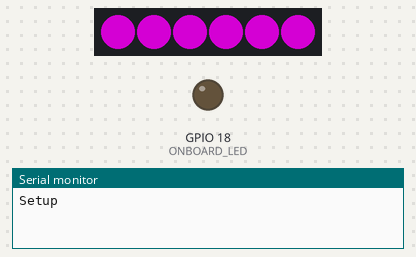
Bench run of a program on a simulated ESP32-S2. On the bench: 6 RGB LEDs in strip order, left to right, output pins drawn as LEDs (lit = HIGH), the last lines printed to the serial monitor. Dim RGB values are drawn brighter than linear; random numbers use the default seed unless the program sets one.

Above: at 0.1 s.
At 0.9 s:
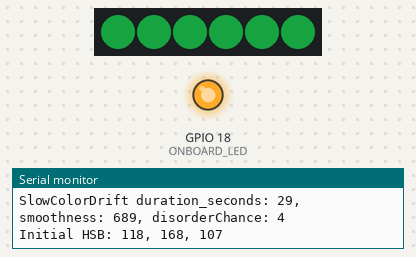
At 14.9 s:
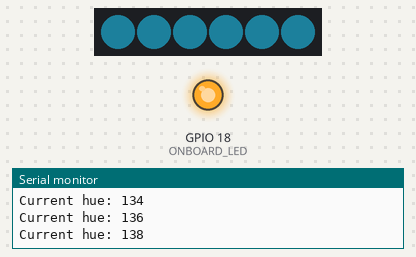
At 28.8 s:
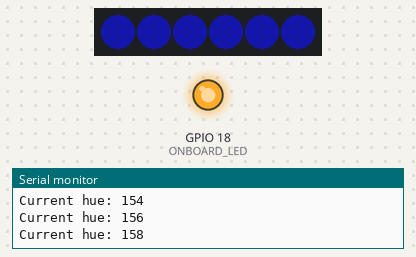
At 31.09 s:
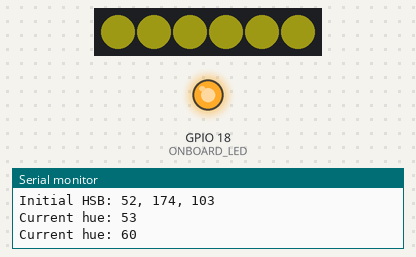
Timing chart, 0 to 40.0 s (numbered marks = the images above):
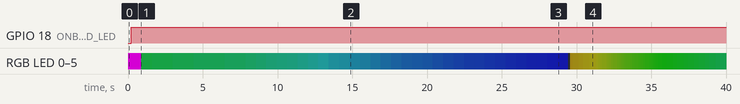

The program:

main.cpp
```cpp
#include <FastLED.h>
#include "led_config.h"
#include "animations.h"
#include <esp_sleep.h>
#include "esp_pm.h"
#include <esp_wifi.h>

void preventSleepState()
{
  #ifdef ESP32C3
  // Disable all sleep wakeup sources to prevent the ESP32 from entering sleep mode
  esp_sleep_disable_wakeup_source(ESP_SLEEP_WAKEUP_ALL);

  // Explicitly configure power managent and disable light sleep mode
  esp_pm_config_esp32c3_t pm_config;
  esp_err_t result = esp_pm_get_configuration(&pm_config);
  if (result == ESP_OK) {
    Serial.print("Current light_sleep_enable: ");
    Serial.println(pm_config.light_sleep_enable);
    pm_config.light_sleep_enable = false;
    esp_pm_configure(&pm_config);
    Serial.println("Power management configure - light sleep disabled");
  }
  else {
    Serial.printf("Failed to get PM configuration: %s\n", esp_err_to_name(result));
  }

  // Keep RTC peripheral domain powered on during sleep (prevents RTC IO, sensors, ULP from powering down)
  esp_sleep_pd_config(ESP_PD_DOMAIN_RTC_PERIPH, ESP_PD_OPTION_ON);
  // Keep RTC slow memory powered on during sleep (preserves data in RTC slow memory)
  esp_sleep_pd_config(ESP_PD_DOMAIN_RTC_SLOW_MEM, ESP_PD_OPTION_ON);
  // Keep RTC fast memory powered on during sleep (preserves data in RTC fast memory)
  esp_sleep_pd_config(ESP_PD_DOMAIN_RTC_FAST_MEM, ESP_PD_OPTION_ON);
  // Disable WiFi power saving (uncomment if you use WiFi)
  esp_wifi_set_ps(WIFI_PS_NONE);
  #endif
}

void setup()
{
  Serial.begin(115200);
  Serial.println("Setup");
  // preventSleepState();
  pinMode(ONBOARD_LED, OUTPUT);
  FastLED.addLeds<WS2812B, LED_PIN, GRB>(leds, TOTAL_LEDS);
  random16_add_entropy(analogRead(A0));
  steadyColor(CRGB::Purple, 200); // sanity validation
  Serial.println("Setup complete");
}

void loop()
{
  Serial.println("Loop");
  setOnboardLed(true);
  slowColorDrift(29, random(100, 1001));
  setOnboardLed(false);
}
```

animations.cpp
```cpp
#include <FastLED.h>
#include "animations.h"
#include "led_config.h"

// Safe delay function using millis() - never blocks or sleeps
void safeDelay(unsigned long ms)
{
  unsigned long start = millis();
  while (millis() - start < ms)
  {
    // Keep ESP32 active during delay
    yield(); // Allow other tasks to run but prevent sleep
  }
}

void steadyColor(CRGB color, int duration_millis)
{
  fill_solid(leds, TOTAL_LEDS, color);
  FastLED.show();
  safeDelay(duration_millis);
}

void transitionToHSV(uint8_t targetHue, uint8_t targetSat, uint8_t targetBright, int transition_millis)
{
  // Get current HSV values
  CHSV hsv;
  hsv = rgb2hsv_approximate(leds[0]);
  float startHue = hsv.hue;
  float startSat = hsv.sat;
  float startBright = hsv.val;

  unsigned long startTime = millis();

  while (millis() - startTime < transition_millis)
  {
    float progress = (float)(millis() - startTime) / transition_millis;

    // Calculate current values
    uint8_t currentHue = startHue + ((targetHue - startHue) * progress);
    uint8_t currentSat = startSat + ((targetSat - startSat) * progress);
    uint8_t currentBright = startBright + ((targetBright - startBright) * progress);

    // Apply new color
    fill_solid(leds, TOTAL_LEDS, CHSV(currentHue, currentSat, currentBright));
    FastLED.show();
    safeDelay(20);
  }

  // Ensure we end up exactly at target color
  fill_solid(leds, TOTAL_LEDS, CHSV(targetHue, targetSat, targetBright));
  FastLED.show();
}

void slowColorDrift(int duration_seconds, int smoothness, int disorderChance)
{
  Serial.printf("SlowColorDrift duration_seconds: %d, smoothness: %d, disorderChance: %d\n", duration_seconds, smoothness, disorderChance);
  const unsigned long total_duration = duration_seconds * 1000UL;
  const unsigned long start_time = millis();
  unsigned long last_print = 0;

  // Disorder tracking
  bool is_disordered = false;
  bool strip_independent[NUM_STRIPS] = {false}; // Track which strips went rogue

  // Per-strip values for when they go independent
  struct StripState
  {
    uint8_t hue;
    uint8_t sat;
    uint8_t bright;
    int8_t hue_step; // Can be negative for reverse direction
  } strip_states[NUM_STRIPS];

  // Initialize all strips with same values
  uint8_t current_hue = random8();
  uint8_t saturation = random8(130, 255);
  uint8_t brightness = random8(100, 240);
  Serial.printf("Initial HSB: %d, %d, %d\n", current_hue, saturation, brightness);
  transitionToHSV(current_hue, saturation, brightness, smoothness);

  const int delay_time = smoothness + 7;
  unsigned long last_disorder_check = 0;

  while (millis() - start_time < total_duration)
  {
    // Check for disorder every second
    if (millis() - last_disorder_check >= 1000)
    {
      if (random8() < disorderChance * 2.55)
      { // Convert percentage to 0-255 range
        is_disordered = true;
        // Randomly select a strip to go rogue
        int strip_idx = random8(NUM_STRIPS);
        if (!strip_independent[strip_idx])
        {
          strip_independent[strip_idx] = true;
          strip_states[strip_idx] = {
              random8(),            // random hue
              random8(130, 255),    // random sat
              random8(100, 240),    // random bright
              (int8_t)random8(1, 4) // random speed
          };
          Serial.printf("Strip %d went rogue!\n", strip_idx);
        }
      }
      last_disorder_check = millis();
    }

    // Update colors
    current_hue++; // Main hue progression
    if (millis() - last_print >= 1000)
    {
      Serial.printf("Current hue: %d\n", current_hue);
      last_print = millis();
    }

    // Update all strips
    for (int i = 0; i < NUM_STRIPS; i++)
    {
      if (strip_independent[i])
      {
        // Update rogue strip
        strip_states[i].hue += strip_states[i].hue_step;
        strips[i]->fill_solid(CHSV(strip_states[i].hue,
                                   strip_states[i].sat,
                                   strip_states[i].bright));
      }
      else
      {
        // Normal strip
        strips[i]->fill_solid(CHSV(current_hue, saturation, brightness));
      }
    }

    FastLED.show();
    safeDelay(delay_time);
  }
  // cleanup
  fill_solid(leds, TOTAL_LEDS, CRGB::Black);
  FastLED.show();
}
```

animations.h
```cpp
#ifndef ANIMATIONS_H
#define ANIMATIONS_H

#include <FastLED.h>

extern CRGB leds[]; // Declare the color array from main.cpp

void steadyColor(CRGB color, int duration_millis);

void slowColorDrift(int duration_seconds,
                   int hueSmooth,
                   int disorderChance = 4);

void safeDelay(unsigned long ms);

#endif // ANIMATIONS_H
```

led_config.cpp
```cpp
#include "led_config.h";

CRGB leds[TOTAL_LEDS];
CRGBSet strip = CRGBSet(leds, LEDS_PER_STRIP);
CRGBSet *strips[NUM_STRIPS] = {&strip};

// Initialize strips array
void initStrips()
{
  for (int i = 0; i < NUM_STRIPS; i++)
  {
    strips[i] = new CRGBSet(leds + (i * LEDS_PER_STRIP), LEDS_PER_STRIP);
  }
}
```

led_config.h
```cpp
#ifndef LED_CONFIG_H
#define LED_CONFIG_H

#include <FastLED.h>

#ifdef ESP32S2
#define LED_PIN 3
#define ONBOARD_LED 18
#pragma message "Using ESP32-S2 board configuration"
#elif defined(ESP32C3)
#define LED_PIN 3
#define ONBOARD_LED 8
#pragma message "Using ESP32-C3 board configuration"
#endif

#define NUM_STRIPS 1
#define LEDS_PER_STRIP 6
#define TOTAL_LEDS (NUM_STRIPS * LEDS_PER_STRIP)

extern CRGB leds[TOTAL_LEDS];
extern CRGBSet strip;
extern CRGBSet *strips[NUM_STRIPS];

inline void setOnboardLed(bool on)
{
#ifdef ESP32S2
  digitalWrite(ONBOARD_LED, on);
#elif defined(ESP32C3)
  digitalWrite(ONBOARD_LED, !on); // C3 onboard led is active low
#endif
}

#endif
```

Measured:
- by itself, GPIO 18 (ONBOARD_LED): LOW → HIGH at 0.20 s
- by itself, RGB LED 0–5: off → RGB(128, 0, 128) at 0.00 s, → RGB(5, 36, 14) 0.88 s later, → RGB(5, 35, 15) 0.72 s later, → RGB(5, 34, 16) 1.4 s later, … (82 changes in this stretch)
- what the display in image 3 shows lasts 0.7 s, from 28.7 s to 29.4 s
